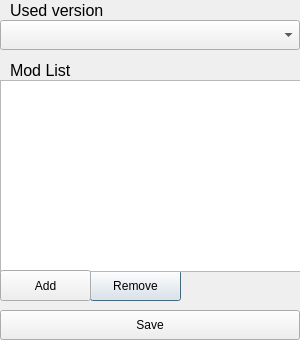
<?xml version="1.0" encoding="UTF-8"?>
<ui version="4.0">
 <class>EditWindow</class>
 <widget class="QDialog" name="EditWindow">
  <property name="geometry">
   <rect>
    <x>0</x>
    <y>0</y>
    <width>300</width>
    <height>340</height>
   </rect>
  </property>
  <property name="windowTitle">
   <string>Dialog</string>
  </property>
  <widget class="QComboBox" name="comboBox_avalableVersions">
   <property name="geometry">
    <rect>
     <x>0</x>
     <y>20</y>
     <width>300</width>
     <height>30</height>
    </rect>
   </property>
  </widget>
  <widget class="QLabel" name="label">
   <property name="geometry">
    <rect>
     <x>10</x>
     <y>0</y>
     <width>121</width>
     <height>21</height>
    </rect>
   </property>
   <property name="text">
    <string>&lt;html&gt;&lt;head/&gt;&lt;body&gt;&lt;p&gt;&lt;span style=&quot; font-size:12pt;&quot;&gt;Used version&lt;/span&gt;&lt;/p&gt;&lt;/body&gt;&lt;/html&gt;</string>
   </property>
  </widget>
  <widget class="QPushButton" name="button_mod_remove">
   <property name="geometry">
    <rect>
     <x>90</x>
     <y>270</y>
     <width>91</width>
     <height>31</height>
    </rect>
   </property>
   <property name="text">
    <string>Remove</string>
   </property>
  </widget>
  <widget class="QListWidget" name="list_mods_2">
   <property name="geometry">
    <rect>
     <x>0</x>
     <y>80</y>
     <width>301</width>
     <height>192</height>
    </rect>
   </property>
  </widget>
  <widget class="QPushButton" name="button_mod_add">
   <property name="geometry">
    <rect>
     <x>0</x>
     <y>270</y>
     <width>91</width>
     <height>31</height>
    </rect>
   </property>
   <property name="text">
    <string>Add</string>
   </property>
  </widget>
  <widget class="QLabel" name="label_2">
   <property name="geometry">
    <rect>
     <x>10</x>
     <y>60</y>
     <width>101</width>
     <height>21</height>
    </rect>
   </property>
   <property name="text">
    <string>&lt;html&gt;&lt;head/&gt;&lt;body&gt;&lt;p&gt;&lt;span style=&quot; font-size:12pt;&quot;&gt;Mod List&lt;/span&gt;&lt;/p&gt;&lt;/body&gt;&lt;/html&gt;</string>
   </property>
   <property name="wordWrap">
    <bool>false</bool>
   </property>
  </widget>
  <widget class="QPushButton" name="button_create">
   <property name="geometry">
    <rect>
     <x>0</x>
     <y>310</y>
     <width>300</width>
     <height>30</height>
    </rect>
   </property>
   <property name="text">
    <string>Save</string>
   </property>
  </widget>
 </widget>
 <resources/>
 <connections/>
</ui>
